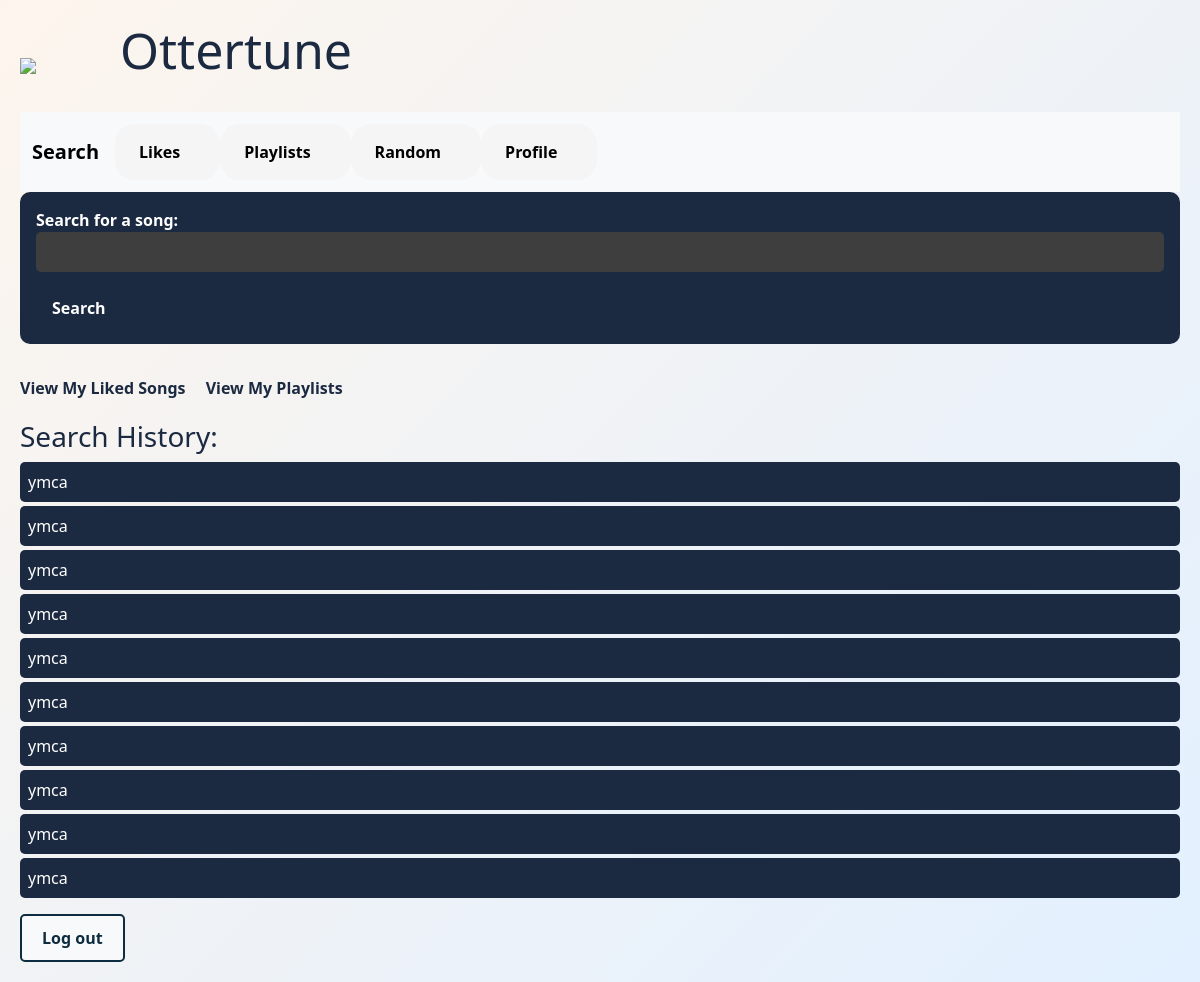
The app's page / (signed in) with its own data.
### tables this page shows
CREATE TABLE searchHistory(
          searchID INTEGER PRIMARY KEY AUTOINCREMENT,
          userId INTEGER,
          songSearched TEXT,
          FOREIGN KEY (userId) REFERENCES user(userId)
          );

### index.py (the view)
@app.route('/')
def index():
    userID = session.get("userId")
    track = request.args.get('track')
    cur.execute("SELECT songSearched FROM searchHistory WHERE userId = ? ORDER BY searchID DESC LIMIT 10", (userID,))
    search_history = cur.fetchall()
    print("in /")
    print(session.get("userId"))
    print(session.get("username"))
    if session.get("userId") is not None and session.get("username") is not None:
        return render_template('index.html', track_name=track, search_history = search_history)
    return  render_template('landing.html')

### templates/index.html (shortened to what this page needs)
<!DOCTYPE html>
<html lang="en">
  <head>
    {{ bootstrap.load_css() }}
    <link
      rel="stylesheet"
      href="{{ url_for('static', filename='indexPage.css') }}"
    />
  </head>
  <body>
    <div class="flex">
      <img src="/static/ottertune.png" class="logo" width="100px" />
      <h1>Ottertune</h1>
    </div>
    <div id="nav">{% include '/partials/nav.html' %}</div>
    <form action="/searchResults" method="get">
      <label>
        Search for a song:
        <input type="text" name="track" required />
      </label>
      <button>Search</button>
    </form>
    <a href="{{ url_for('checkLikes', userId=userID) }}">View My Liked Songs</a>
    <a href="{{ url_for('playlists') }}">View My Playlists</a>
    <h3>Search History:</h3>
    {% if search_history %}
    <ul>
      {% for entry in search_history %}
      <li>{{ entry[0] }}</li>
      {% endfor %}
    </ul>
    {% endif %}
    <a href="/logout" class="back">Log out</a>
  </body>
</html>

### templates/partials/nav.html (shortened to what this page needs)
<nav class="navbar navbar-expand-lg bg-body-tertiary">
    <div class="container-fluid">
        <a class="navbar-brand" href="/">Search</a>
        <div class="collapse navbar-collapse" id="navbarNav">
            <ul class="navbar-nav">
                <li class="nav-item">
                    <a class="nav-link active" aria-current="page" href="/checkLikes">Likes</a>
                </li>
                <li class="nav-item">
                    <a class="nav-link active" aria-current="page" href="/playlists">Playlists</a>
                </li>
                <li class="nav-item">
                    <a class="nav-link active" aria-current="page" href="/random_playlist">Random</a>
                </li>
                <li class="nav-item">
                    <a class="nav-link active" aria-current="page" href="/profile">Profile</a>
                </li>
            </ul>
        </div>
    </div>
</nav>

### static/indexPage.css (style rules this page uses)
body { background: linear-gradient(135deg, #fdf5ed, #e2f0ff); color: #ffffff; padding: 20px; }
h1 { font-size: 50px; color: #1b2a41; margin-bottom: 2rem; }
.nav-item { background-color: whitesmoke; color: white; border: none; padding: 0.5rem 1rem; border-radius: 20px; cursor: pointer; font-weight: bold; }
form { margin-bottom: 2rem; background-color: #1b2a41; padding: 1rem; border-radius: 10px; }
label { font-weight: bold; display: block; }
input[type="text"] { width: 100%; padding: 0.5rem; border: none; border-radius: 5px; margin-bottom: 1rem; background-color: #3e3e3e; color: white; }
button { background-color: #1b2a41; color: white; border: none; padding: 0.5rem 1rem; border-radius: 20px; cursor: pointer; font-weight: bold; }
a { display: inline-block; margin-right: 1rem; color: #1b2a41; text-decoration: none; font-weight: bold; }
h3 { margin-top: 20px; color: #1b2a41; }
ul { list-style-type: none; padding: 0; }
li { background-color: #1b2a41; padding: 0.5rem; margin: 0.25rem 0; border-radius: 5px; }
.back { display: inline-block; padding: 10px 20px; border: 2px solid #0d2c40; border-radius: 5px; background-color: #f8f9fa; color: #0d2c40; font-size: 16px; text-align: center; text-decoration: none; transition: background-color 0.3s, color 0.3s, transform 0.2s; }
.flex { display: flex; align-items: center; }

### records on screen
searchHistory: songSearched "ymca"
searchHistory: songSearched "ymca"
searchHistory: songSearched "ymca"
searchHistory: songSearched "ymca"
searchHistory: songSearched "ymca"
searchHistory: songSearched "ymca"
searchHistory: songSearched "ymca"
searchHistory: songSearched "ymca"
searchHistory: songSearched "ymca"
searchHistory: songSearched "ymca"
